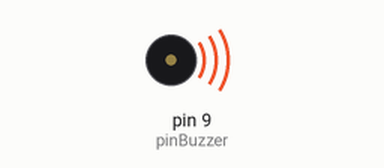
Simulated run of this sketch. Board: Arduino Uno, built with avr-gcc and run on an emulated ATmega328P. Parts: buzzer (waves = sounding).

Above: at 0.5 s.
Timing chart, 0 to 13.0 s (numbered marks = the images above):
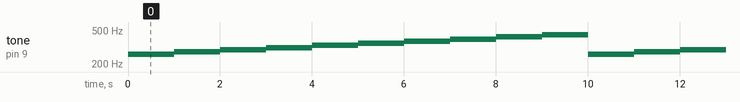

The sketch:

passive_buzzer2.ino
```cpp
// PASSIVE BUZZER
// Pequeño altavoz para generar sonidos y tonos
// Se controla con una senial digital, en este caso D9
// Si se utiliza la funcion tone(), no se pueden utilizar los pines 3 y 11
// y no se puede utilizar la funcion tone() en dos pines a la vez
// hay que utilizar noTone en un pin antes de pasar al otro
//
// VCC 5 voltios,en realidad no hace falta alimentarlo,
// si se conecta el piezo buzzer que solo tiene pin + y - tambien funciona
// poniendo la senial en el +
// este programa funciona tanto para el passive buzzer como para el active buzzer
// el active buzzer no va a cambiar la frecuencia ya que tiene la suya propia

const int pinBuzzer = 9;

const int tonos[] = {261, 277, 294, 311, 330, 349, 370, 392, 415, 440, 466, 494};
const int countTonos = 10;

void setup()
{
}

void loop()
{
  for (int iTono = 0; iTono < countTonos; iTono++)
  {
   tone(pinBuzzer, tonos[iTono]);
   delay(1000);
  }
  noTone(pinBuzzer);
}
```

Measured:
- by itself, tone on pin 9 (pinBuzzer): repeats every 10.0 s: 277 Hz 1.0 s, 294 Hz 1.0 s, 311 Hz 1.0 s, 330 Hz 1.0 s, 349 Hz 1.0 s, 370 Hz 1.0 s, 392 Hz 1.0 s, 415 Hz 1.0 s, 440 Hz 1.0 s, 261 Hz 1.0 s
